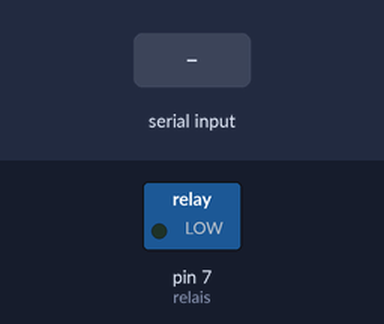
Simulated run of this sketch. Board: Arduino Uno, built with avr-gcc and run on an emulated ATmega328P. Shown: switched loads named in the sketch (green lamp = pin HIGH). The test bench sets the inputs (shaded band).

Above: at 1.2 s.
1.3 s: byte 1 (1) received over Serial
At 2.5 s:
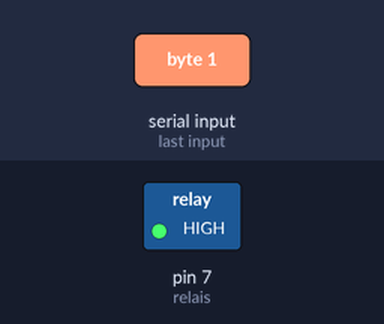
Timing chart, 0 to 4.3 s (numbered marks = the images above; inputs shaded):
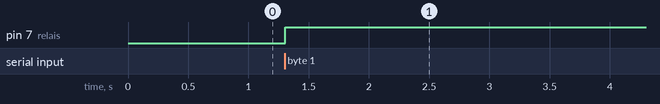

Measured:
- after the input at 1.3 s, pin 7 (relais): LOW → HIGH at once

The sketch:

code_2.ino
```cpp
#include <SoftwareSerial.h>

int relais = PD7;
char messageRecu;
void setup() {
  // put your setup code here, to run once:
Serial.begin(9600);
pinMode(relais, OUTPUT);
digitalWrite(relais, LOW);
}

void loop() {
  // put your main code here, to run repeatedly:
if (Serial.available()){
while(Serial.available()){
  delay(3);
  messageRecu = Serial.read();}
  }
    if(messageRecu == 1){
      digitalWrite(relais, HIGH);
      }
    if (messageRecu == 2){
      digitalWrite(relais, LOW);
      }
}
```
